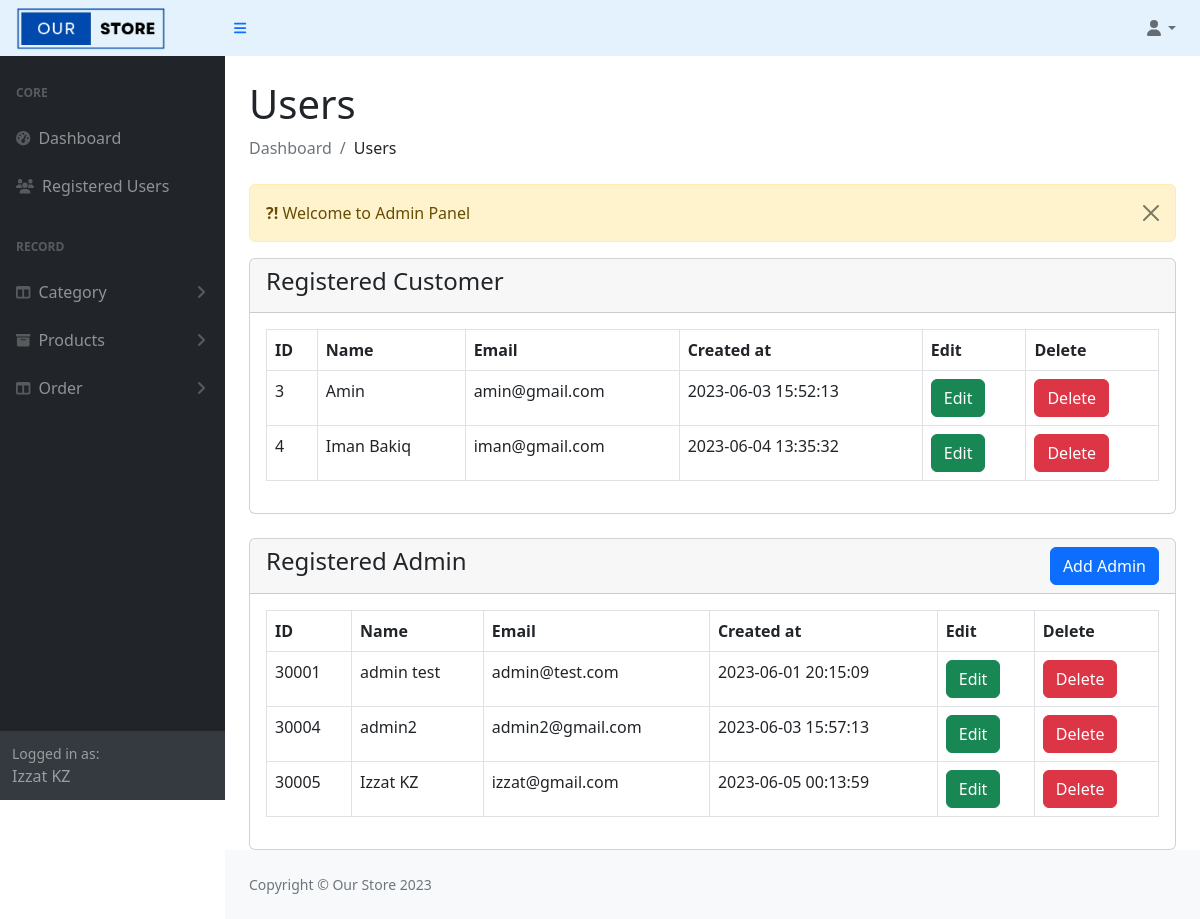
Screenshot of /admin/user-view.php (signed in) with the database file from the repository.
### tables this page shows
CREATE TABLE `customers` (
  `cust_id` int(11) NOT NULL,
  `email` varchar(30) NOT NULL,
  `password` varchar(30) NOT NULL,
  `fullname` varchar(191) NOT NULL,
  `created_at` datetime NOT NULL DEFAULT current_timestamp()
);

### admin/user-view.php (the view, shortened to what this page needs)
<?php
include('authentication.php');
include('includes/header.php');
?>
<div class="container-fluid px-4">
    <h1 class="mt-4">Users</h1>
    <ol class="breadcrumb mb-4">
        <li class="breadcrumb-item active">Dashboard</li>
        <li class="breadcrumb-item">Users</li>
    </ol>
    <div class="row">
        <div class="col-md-12">
            <?php include('message.php'); ?>
            <div class="card">
                <div class="card-header">
                    <h4>Registered Customer</h4>
                </div>
                <div class="card-body">
                    <table class="table table-bordered">
                        <thead>
                            <tr>
                                <th>ID</th>
                                <th>Name</th>
                                <th>Email</th>
                                <th>Created at</th>
                                <th>Edit</th>
                                <th>Delete</th>
                            </tr>
                        </thead>
                        <tbody>
                            <?php
                            $query = "SELECT * FROM customers";
                            $query_run = mysqli_query($con, $query);
                            if(mysqli_num_rows($query_run) > 0)
                            {
                                foreach($query_run as $row)
                                {
                                    ?>
                                        <tr>
                                            <td><?= $row['cust_id'] ?></td>
                                            <td><?= $row['fullname'] ?></td>
                                            <td><?= $row['email'] ?></td>
                                            <td><?= $row['created_at'] ?></td>
                                            <td><a href="user-edit.php?id=<?=$row['cust_id']?>" class="btn btn-success">Edit</a></td>
                                            <td>
                                                <form action="crud.php" method="post">
                                            <button type="submit" name="delete_cust" value="<?=$row['cust_id']?>" class="btn btn-danger">Delete</button></td>
                                        </tr>
                                    <?php
                                }
                            }
                            else
                            {
                             ?>
                                    <tr>
                                        <td coldspan="5">No Record Found</td>
                                    </tr>
                             <?php
                            }
                            ?>
                        </tbody>
                    </table>
                </div>
            </div>
            <div class="card mt-4">
                <div class="card-header">
                    <h4>Registered Admin
                        <a href="admin-add.php" class="btn btn-primary float-end">Add Admin</a>
                    </h4>
                </div>
                <div class="card-body">
                    <table class="table table-bordered">
                        <thead>
                            <tr>
                                <th>ID</th>
                                <th>Name</th>
                                <th>Email</th>
                                <th>Created at</th>
                                <th>Edit</th>
                                <th>Delete</th>
                            </tr>
                        </thead>
                        <tbody>
                            <?php
                            $query = "SELECT * FROM admins";
                            $query_run = mysqli_query($con, $query);
                            if(mysqli_num_rows($query_run) > 0)
                            {
                                foreach($query_run as $row)
                                {
                                    ?>
                                        <tr>
                                            <td><?= $row['admin_id'] ?></td>
                                            <td><?= $row['fullname'] ?></td>
                                            <td><?= $row['email'] ?></td>
                                            <td><?= $row['created_at'] ?></td>
                                            <td><a href="admin-edit.php?admin_id=<?=$row['admin_id']?>" class="btn btn-success">Edit</a></td>
                                            <td>
                                                <form action="crud.php" method="post">
                                            <button type="submit" name="delete_admin" value="<?=$row['admin_id']?>" class="btn btn-danger">Delete</button></td>
                                        </tr>
                                    <?php
                                }
                            }
                            else
                            {
                             ?>
                                    <tr>
                                        <td coldspan="5">No Record Found</td>
                                    </tr>
                             <?php
                            }
                            ?>
                        </tbody>
                    </table>
                </div>
            </div>
        </div>
    </div>
</div>
<?php
include('includes/footer.php');
include('includes/scripts.php');
?>

### rows the page displays
customers: cust_id "3", fullname "Amin", email "amin@gmail.com", created_at "2023-06-03 15:52:13"
customers: cust_id "4", fullname "Iman Bakiq", email "iman@gmail.com", created_at "2023-06-04 13:35:32"

### other values shown
$_SESSION['auth_user']['user_name'] "Izzat KZ"
$_SESSION['message'] "Welcome to Admin Panel"
$row['admin_id'] "30001"
$row['fullname'] "admin test"
$row['email'] "admin@test.com"
$row['created_at'] "2023-06-01 20:15:09"
$row['admin_id'] "30004"
$row['fullname'] "admin2"
$row['email'] "admin2@gmail.com"
$row['created_at'] "2023-06-03 15:57:13"
$row['admin_id'] "30005"
$row['fullname'] "Izzat KZ"
$row['email'] "izzat@gmail.com"
$row['created_at'] "2023-06-05 00:13:59"
